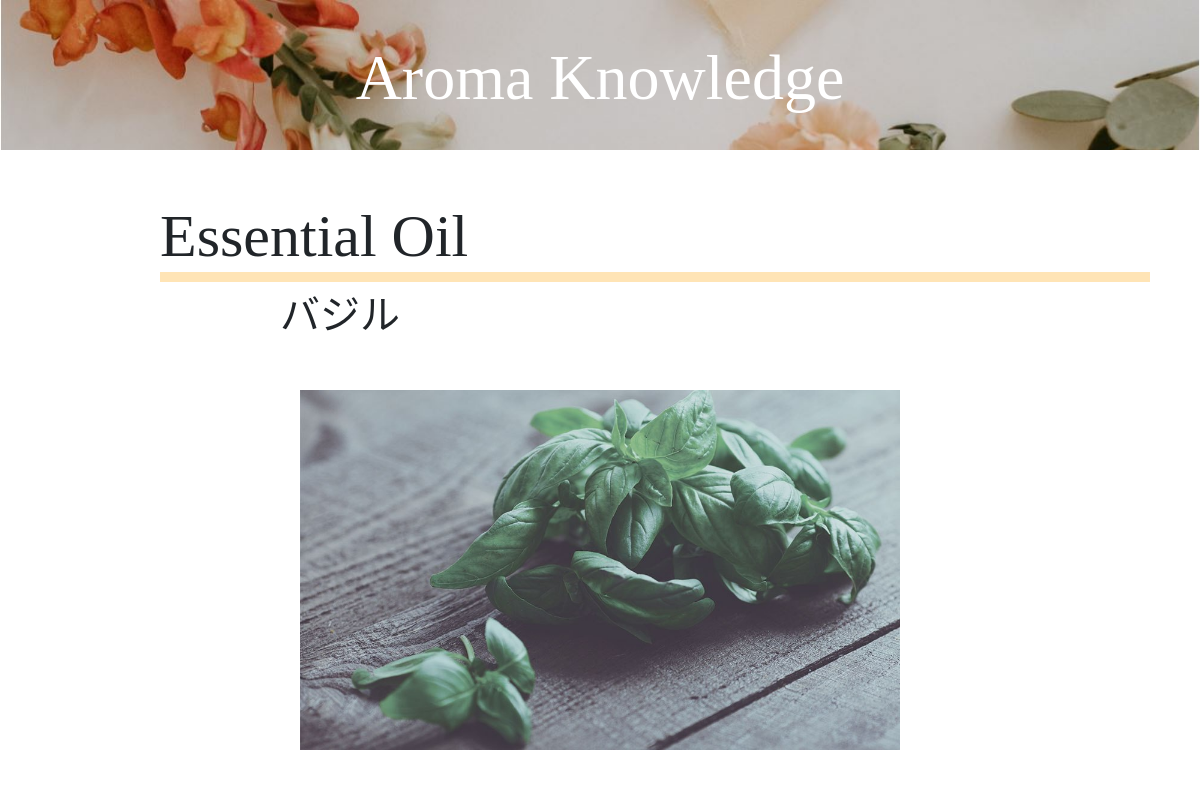
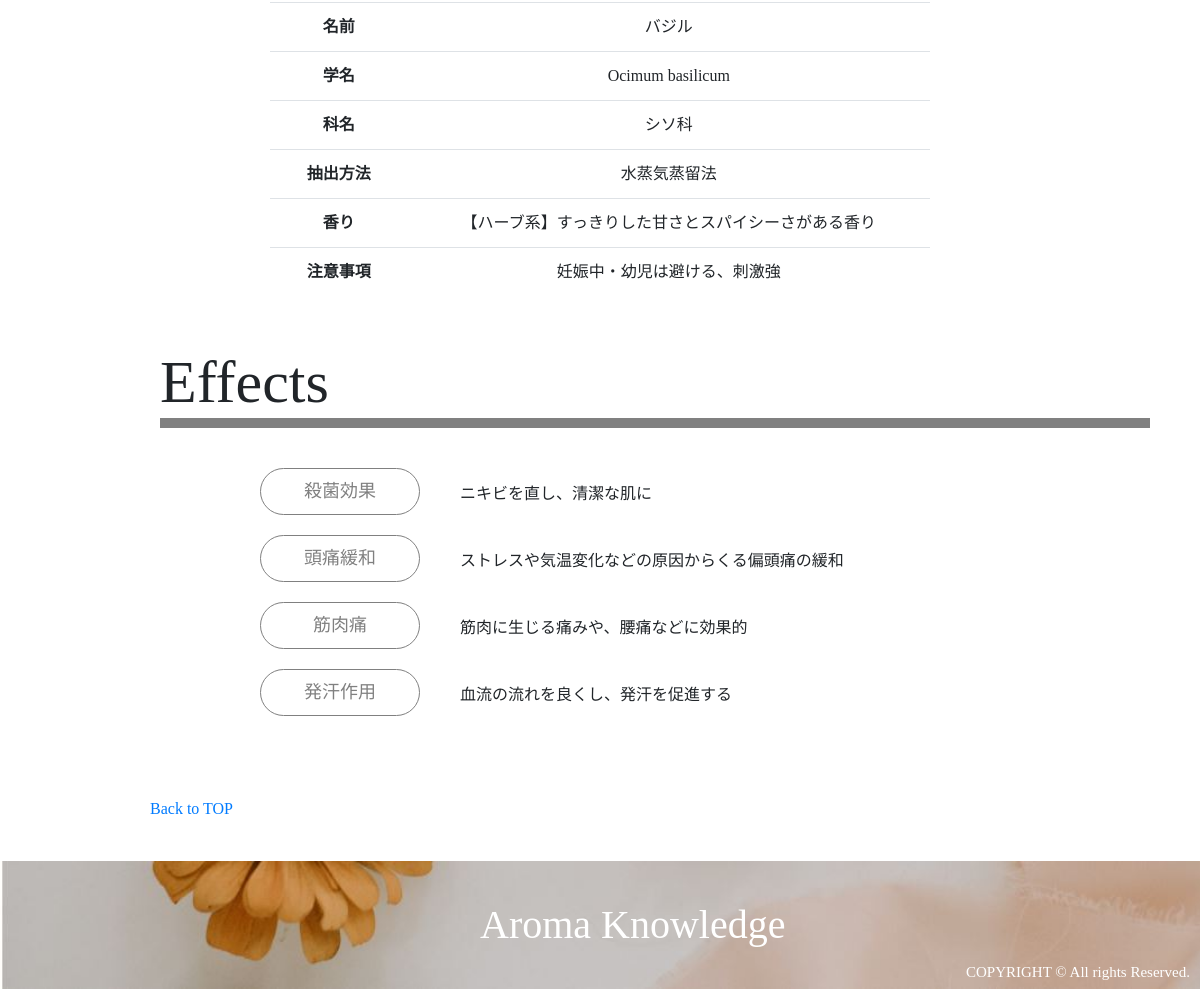
The app's page /oil_detail.php?id=1 with its own data (2 pictures, top to bottom).
### tables this page shows
CREATE TABLE `essential_oils` (
  `id` int(11) NOT NULL AUTO_INCREMENT,
  `name` varchar(255) NOT NULL,
  `scientific_name` varchar(255) NOT NULL,
  `plant_name` varchar(255) NOT NULL,
  `extraction` varchar(255) NOT NULL,
  `aroma` varchar(255) NOT NULL,
  `caution` varchar(255) NOT NULL,
  `english_name` varchar(255) NOT NULL,
  `user_id` int(11) NOT NULL,
  `image` varchar(255) NOT NULL,
  `created_at` timestamp NOT NULL DEFAULT CURRENT_TIMESTAMP,
  PRIMARY KEY (`id`),
  UNIQUE KEY `name` (`name`),
  KEY `user_id` (`user_id`),
  CONSTRAINT `essential_oils_ibfk_1` FOREIGN KEY (`user_id`) REFERENCES `users` (`id`) ON DELETE CASCADE ON UPDATE CASCADE
);

CREATE TABLE `effects` (
  `id` int(11) NOT NULL AUTO_INCREMENT,
  `effect` varchar(255) NOT NULL,
  `content` varchar(255) NOT NULL,
  `caution` varchar(255) NOT NULL,
  `user_id` int(11) NOT NULL,
  `created_at` timestamp NOT NULL DEFAULT CURRENT_TIMESTAMP,
  PRIMARY KEY (`id`),
  UNIQUE KEY `effect` (`effect`),
  KEY `user_id` (`user_id`),
  CONSTRAINT `effects_ibfk_1` FOREIGN KEY (`user_id`) REFERENCES `users` (`id`) ON DELETE CASCADE ON UPDATE CASCADE
);

### oil_detail.php (called while the page is built, shortened)
<?php
    require_once 'DAOs/OilDAO.php';
    require_once 'DAOs/EffectDAO.php';
    $id = $_GET['id'];
    $oil = OilDAO::find($id);
    $effects = EffectDAO::get_all_effects_by_oil_id($id);
    include_once 'views/oil_detail_view.php';

### DAOs/OilDAO.php (called while the page is built, shortened)
<?php
    require_once 'DAOs/DAO.php';
    class OilDAO extends DAO{
        public static function find($id){
             try{
                $pdo = self::get_connection();
                $stmt = $pdo->prepare('SELECT * FROM essential_oils WHERE id=:id');
                $stmt->bindValue(':id', $id, PDO::PARAM_INT);
                $stmt->execute();
                $stmt->setFetchMode(PDO::FETCH_CLASS|PDO::FETCH_PROPS_LATE, 'Oil');
                $oil = $stmt->fetch();
            }catch(PDOException $e){
            }finally{
                self::close_connection($pdo, $stmt);
            }
            return $oil;
        }
    }

### DAOs/EffectDAO.php (called while the page is built, shortened)
<?php
    require_once 'DAOs/DAO.php';
    class EffectDAO extends DAO{
        public static function get_effect($id){
             try{
                $pdo = self::get_connection();
                $stmt = $pdo->prepare('SELECT * FROM effects WHERE id=:id');
                $stmt->bindValue(':id', $id, PDO::PARAM_INT);
                $stmt->execute();
                $stmt->setFetchMode(PDO::FETCH_CLASS|PDO::FETCH_PROPS_LATE, 'Effect');
                $effect = $stmt->fetch();
            }catch(PDOException $e){
            }finally{
                self::close_connection($pdo, $stmt);
            }
            return $effect;
        }
        public static function get_all_effects_by_oil_id($oil_id){
             try{
                $pdo = self::get_connection();
                $stmt = $pdo->prepare('SELECT * FROM relations WHERE oil_id=:oil_id');
                $stmt->bindValue(':oil_id', $oil_id, PDO::PARAM_INT);
                $stmt->execute();
                $stmt->setFetchMode(PDO::FETCH_CLASS|PDO::FETCH_PROPS_LATE, 'Relation');
                $relations = $stmt->fetchAll();
                $effects = array();
                foreach($relations as $relation){
                    $effect = self::get_effect($relation->effect_id);
                    $effects[] = $effect;
                }
            }catch(PDOException $e){
            }finally{
                self::close_connection($pdo, $stmt);
            }
            return $effects;
        }
    }

### DAOs/DAO.php (called while the page is built, shortened)
<?php
    class DAO {
        protected static function close_connection($pdo, $stmt){
            $pdo = null;
            $stmt = null;
        }
    }

### views/oil_detail_view.php (the view, shortened to what this page needs)
<!DOCTYPE html>
<html lang="ja">
    <head>
        <link rel="stylesheet" href="https://stackpath.bootstrapcdn.com/bootstrap/4.3.1/css/bootstrap.min.css">
        <link rel="stylesheet" href="css/style.css">
        <link rel="stylesheet" href="css/style2.css">
    </head>
    <body>
        <div class="header" style="background-image:url(images/top1.jpg)">
            <h1><a href="index.php">Aroma Knowledge</a></h1>
        </div>
        <div class="essential_oils">
            <h2 class="title">Essential Oil</h1>
            <h2 class="subtitle"><?= $oil->name ?></h2>
            <div class="OilDetail">
                <img src="<?= 'upload/' . $oil->image ?>">
                <table class="table table-size">
                    <tbody>
                        <tr>
                            <th style="width: 5%">名前</th>
                            <td style="width: 20%"><?= $oil->name ?></td>
                        </tr>
                        <tr>
                            <th>学名</th>
                            <td><?= $oil->scientific_name ?></td>
                        </tr>
                        <tr>
                            <th>科名</th>
                            <td><?= $oil->plant_name ?></td>
                        </tr>
                        <tr>
                            <th>抽出方法</th>
                            <td><?= $oil->extraction ?></td>
                        </tr>
                        <tr>
                            <th>香り</th>
                            <td><?= $oil->aroma ?></td>
                        </tr>
                        <tr>
                            <th>注意事項</th>
                            <td><?= $oil->caution ?></td>
                        </tr>
                    </tbody>
                </table>
            </div>
        </div>
        <div class="effects">
            <h2 class="title">Effects</h3>
            <div class="EffectContent">
                <?php foreach($effects as $effect): ?>
                <div class="effectset">
                    <a href="effect_detail.php?id=<?= $effect->id ?>" class="EffectBtn-2"><?= $effect->effect ?></a></br>
                    <span><?= $effect->content ?></span>
                </div>
                <?php endforeach; ?>
            </div>
        </div>
        <div class="nav">
            <a href="index.php">Back to TOP</a>
        </div>
        <div class="footer" style="background-image:url(images/footer.jpg)">
            <h1 class="logo">Aroma Knowledge</h1>
            <p class="copylight">COPYRIGHT © All rights Reserved.</p>
        </div>
    </body>
</html>

### css/style.css (style rules this page uses)
body { font-family: 'Times New Roman', '游ゴシック', 'Meiryo UI'; }
.header { text-align: center; background: url(images/top1.jpg); background-size: cover; width: 100%; }
.header h1 { color: white; font-family: Times New Roman; margin: auto; }
.header a { text-decoration: none; color: white; }
.OilDetail, .EffectDetail { text-align: center; }
@media screen and (min-width :768px) { .header { height: 150px; } }
@media screen and (min-width :768px) { .header h1 { padding: 40px; font-size: 4.0rem; } }
@media screen and (min-width :768px) { .essential_oils, .effects, .other, .relations, .SearchOil { margin: 50px 50px; clear: right; } }
@media screen and (min-width :768px) { .title { margin-left: 10%; font-size: 60px; border-bottom: solid 10px moccasin; } }
@media screen and (min-width :768px) { .effects .title { border-bottom: solid 10px gray; } }
@media screen and (min-width :768px) { .EffectContent { margin-left: 200px; margin-top: 30px; } }
@media screen and (min-width :768px) { .EffectContent a { color: gray; text-align: center; font-size: 18px; text-decoration: none; } }
@media screen and (min-width :768px) { .effectset { position: relative; clear: both; } }
@media screen and (min-width :768px) { .effectset span { display: inline-block; margin-left: 30px; } }
@media screen and (min-width :768px) { .EffectBtn-2 { width: 160px; margin: 10px; display: inline-block; padding: 0.5em 1em; text-decoration: none; border: solid 1px gray; border-radius: 25px; transition: .4s; float: left; } }
@media screen and (min-width :768px) { .footer { background: url(images/footer.jpg); background-size: cover; bottom: 0; width: 100%; } }
@media screen and (min-width :768px) { .logo { display: inline-block; margin-left: 40%; margin-top: 40px; color: white; margin-bottom: 40px; } }
@media screen and (min-width :768px) { .copylight { display: inline-block; font-size: 15px; float: right; bottom: 0; margin-right: 10px; margin-top: 100px; color: white; } }
@media screen and (min-width :768px) { .nav { display: inline-block; margin-left: 150px; margin-top: 40px; margin-bottom: 40px; } }
@media screen and (min-width :768px) { .subtitle { margin-left: 230px; font-size: 40px; margin-top: 10px; } }
@media screen and (min-width :768px) { .OilDetail, .EffectDetail { margin: 50px 20%; } }
@media screen and (min-width :768px) { .OilDetail img { margin-bottom: 50px; max-width: 600px; } }

### css/style2.css (style rules this page uses)
body { font-family: 'Times New Roman', '游ゴシック', 'Meiryo UI'; }

### records on screen
essential_oils: name "バジル", image (picture), scientific_name "Ocimum basilicum", plant_name "シソ科", extraction "水蒸気蒸留法", aroma "【ハーブ系】すっきりした甘さとスパイシーさがある香り", caution "妊娠中・幼児は避ける、刺激強"
effects: effect "殺菌効果", content "ニキビを直し、清潔な肌に"
effects: effect "頭痛緩和", content "ストレスや気温変化などの原因からくる偏頭痛の緩和"
effects: effect "筋肉痛", content "筋肉に生じる痛みや、腰痛などに効果的"
effects: effect "発汗作用", content "血流の流れを良くし、発汗を促進する"
